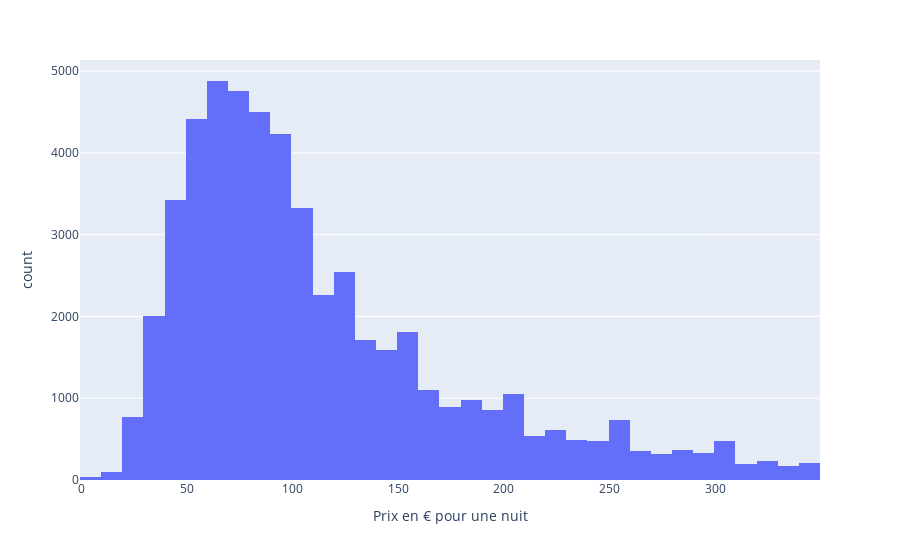

The cell this chart's notebook holds for it:
### Code cell
prixPlot()

### Figure 1 — Plotly figure (JSON) as saved in the notebook; plotly's stock layout.template omitted (floating-point values rounded to 4 significant figures; data arrays with more than 128 entries replaced by an {"elided": "..."} marker saying what was removed)
{"data": [{"alignmentgroup": "True", "bingroup": "x", "hovertemplate": "Prix en € pour une nuit=%{x}<br>count=%{y}<extra></extra>", "legendgroup": "", "marker": {"color": "#636efa", "pattern": {"shape": ""}}, "name": "", "nbinsx": 40, "offsetgroup": "", "orientation": "v", "showlegend": false, "type": "histogram", "x": {"elided": "52724 int values"}, "xaxis": "x", "yaxis": "y"}], "layout": {"barmode": "relative", "legend": {"tracegroupgap": 0}, "margin": {"t": 60}, "xaxis": {"anchor": "y", "domain": [0, 1], "title": {"text": "Prix en € pour une nuit"}}, "yaxis": {"anchor": "x", "domain": [0, 1], "title": {"text": "count"}}}}
